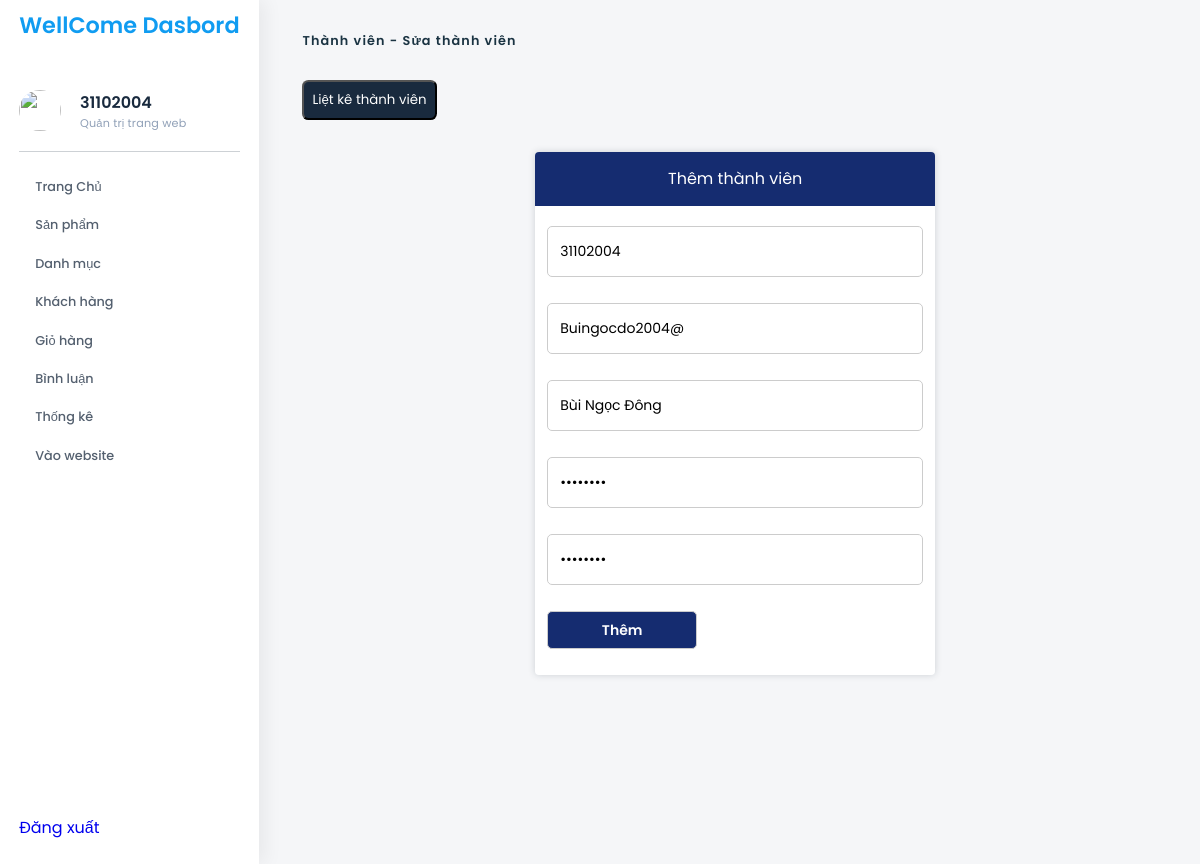
The app's page /admin/index.php?act=suakh&id=31 (signed in) with its own data.
### tables this page shows
CREATE TABLE `db_user` (
  `id` int(11) NOT NULL,
  `user` varchar(50) NOT NULL,
  `password` varchar(20) NOT NULL,
  `phone` varchar(13) DEFAULT NULL,
  `email` varchar(250) NOT NULL,
  `address` varchar(250) DEFAULT NULL,
  `role` tinyint(4) NOT NULL DEFAULT 0,
  `name` varchar(150) NOT NULL,
  `vetification_user` varchar(6) NOT NULL,
  `created_time` datetime DEFAULT current_timestamp() ON UPDATE current_timestamp(),
  `active` tinyint(4) NOT NULL DEFAULT 0
);

### dao/pdo.php (called while the page is built, shortened)
<?php
function pdo_get_connection(){
    $dburl = "mysql:host=localhost;dbname=thuongmaidientu;charset=utf8";
    $username = 'root';
    $password = '';
    $conn = new PDO($dburl, $username, $password);
    $conn->setAttribute(PDO::ATTR_ERRMODE, PDO::ERRMODE_EXCEPTION);
    return $conn;
}
function pdo_query_one($sql){
    $sql_args = array_slice(func_get_args(), 1);
    try{
        $conn = pdo_get_connection();
        $stmt = $conn->prepare($sql);
        $stmt->execute($sql_args);
        $row = $stmt->fetch(PDO::FETCH_ASSOC);
        return $row;
    }
    catch(PDOException $e){
        throw $e;
    }
    finally{
        unset($conn);
    }
}

### dao/khach-hang.php (called while the page is built, shortened)
<?php
require_once 'pdo.php';
function db_user_select_by_id($ma_kh){
    $sql = "SELECT * FROM db_user WHERE id=?";
    return pdo_query_one($sql, $ma_kh);
}

### admin/thanhvien/sua.php (the view, shortened to what this page needs)
<section class="admin-column_right">
    <span class="admin-column_right--linked"><b>Thành viên</b> - Sửa thành viên</span>
    <br>
    <a class="them" href="./index.php?act=lkkh"><input style="margin-bottom: 2rem;" type="button" name="them" value="Liệt kê thành viên"></a>
                        <section class="sign_up">
                <form  action="./index.php?act=suakh&id=<?php echo $users["id"] ?>" method="post" >
                <div style="margin-bottom: 20px;" class="form_title">
                <span>Thêm thành viên</span>
            </div>
                        <section class="form_signup">
                            <input type="text" value="<?php echo ($users["name"])? $users["name"] :"" ?>" name="name" placeholder="Họ và tên">
                            <br>
                        </section>
                        <section class="form_signup">
                            <input type="text" name="user" value="<?php echo ($users["user"])? $users["user"] :"" ?>" placeholder="Username">
                            <br>
                        </section>
                        <section class="form_signup">
                            <input type="text" name="email" value="<?php echo ($users["email"])? $users["email"] :""?>" placeholder="Email" required>
                            <br>
                        </section>
                        <section class="form_signup">
                            <input type="password" value="<?php echo $users["password"] ? $users["password"] :"" ?>"  name="password" placeholder="Password">
                            <br>
                        </section>
                        <section class="form_signup">
                            <input type="password" name="r_password" value="<?php echo $users["password"] ? $users["password"] :"" ?>" placeholder="Password Repeat">
                            <br>
                        </section>
                        <section class="form_signup">
                            <input type="submit"  name="submit" value="Thêm">
                        </section>
                </form>
            </section>
</section>

### asset/style.css (style rules this page uses)
html { font-size: 100% !important; }
* { font-family: 'Poppins', sans-serif !important; }
body { background-color: #f5f6f8; }
.admin-column_right { margin-left: 16.9rem; position: relative; height: 100vh; flex: 1; }
.admin-column_right { padding: 2rem; }
.admin-column_right--linked { color: #109CF1; font-weight: 600; font-size: 0.8rem; letter-spacing: 0.07rem; padding-bottom: 1.5rem; color: #1a3342; }
input[name="them"] { padding: 0.5rem; margin-top: 2rem; margin-bottom: 2rem; color: white; background-color: #192A3E; border-radius: 0.4rem; cursor: pointer; }
form { position: relative; margin: 5rem auto; border-top-right-radius: 0.5rem; border-top-left-radius: 0.5rem; overflow: hidden; background: white; }
input[type="submit"] { cursor: pointer; outline: none; color: #192A3E; border-radius: 1rem; padding: 0.2rem 0.7rem; background-color: #152C70; color:white ; border: unset; font-weight: 600; display: block; text-align: center; }
.form_title { display: flex; justify-content: center; align-items: center; padding: 1.2rem 0; background-color: #152C70; color: white; }
.sign_up { display: flex; justify-content: center; align-items: center; }
.sign_up form { width: 400px; border-top-right-radius: 8px; border-top-left-radius: 8px; overflow: hidden; border-radius: 4px; margin: 0 auto !important; }
.form_signup { margin-bottom: 10px; padding: 0px 12px 0 12px; }
.form_signup:last-child { color: red; margin-bottom: 26px; }
.form_signup input { height: 27px; border-radius: 5px; font-size: 14px; padding: 5px 12px; outline: none; border: 1px solid #ccc; }
.form_signup { display: flex; justify-content: center; flex-direction: column; column-gap: 2px; }
.form_signup input[type=submit] { color: white; background-color: #152C70; width: 150px; font-weight: 600; font-size: 14px; height: 38px; }
.sign_up { margin-top: 0; }
.sign_up form { background-color: white; box-shadow: 0 0 7px #192a3e2e; }
.form_signup input { height: 39px; border-radius: 5px; font-size: 14px; padding: 5px 12px; outline: none; border: 1px solid #ccc; transition: 0.25s; }

### records on screen
db_user: name "31102004", user "Buingocdo2004@", email "Bùi Ngọc Đông"

### other values on screen
$_SESSION["user"]["name"] "31102004"
